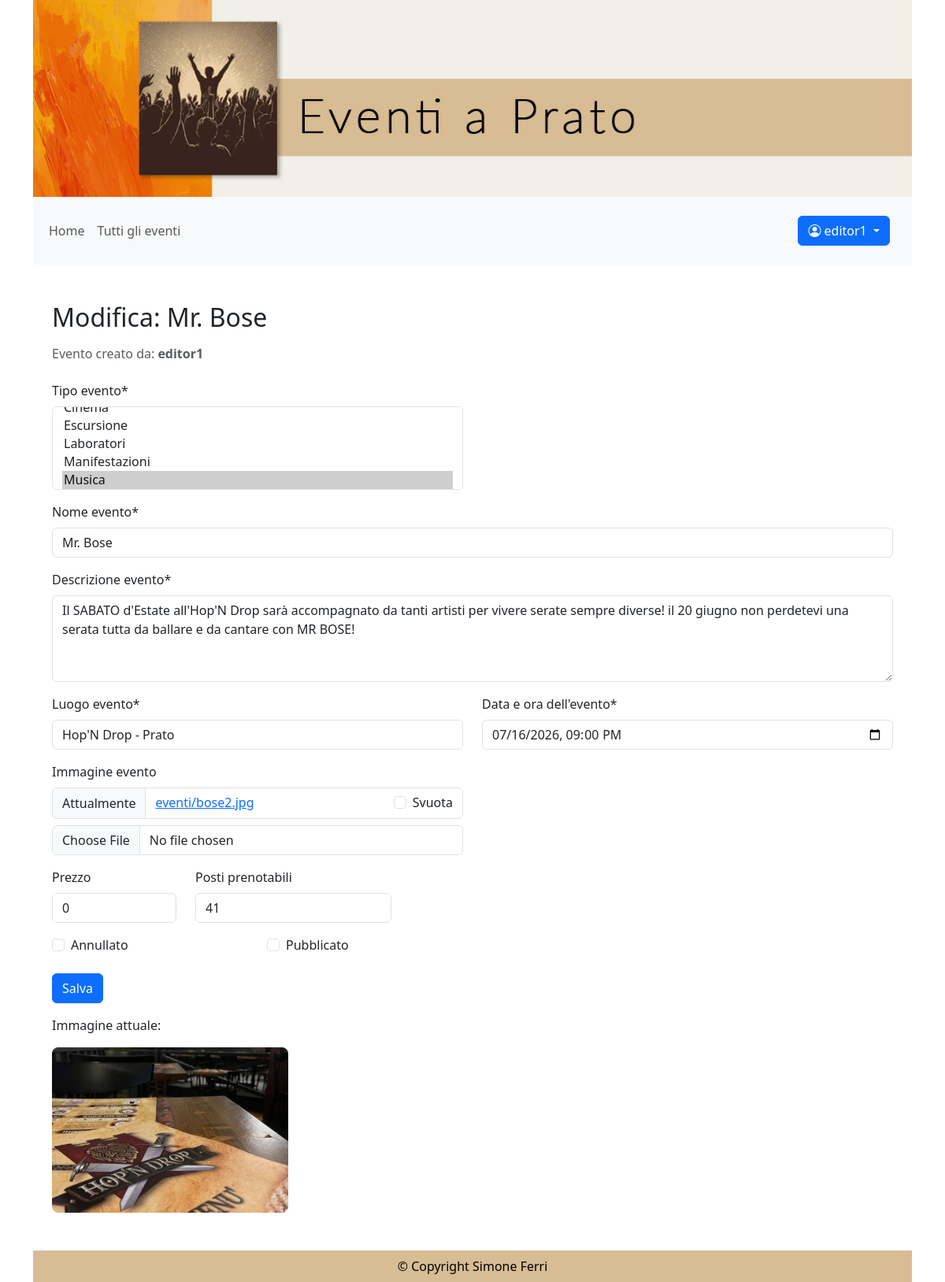
Page /gestione_eventi/6/ (signed in) on the earlier database version.
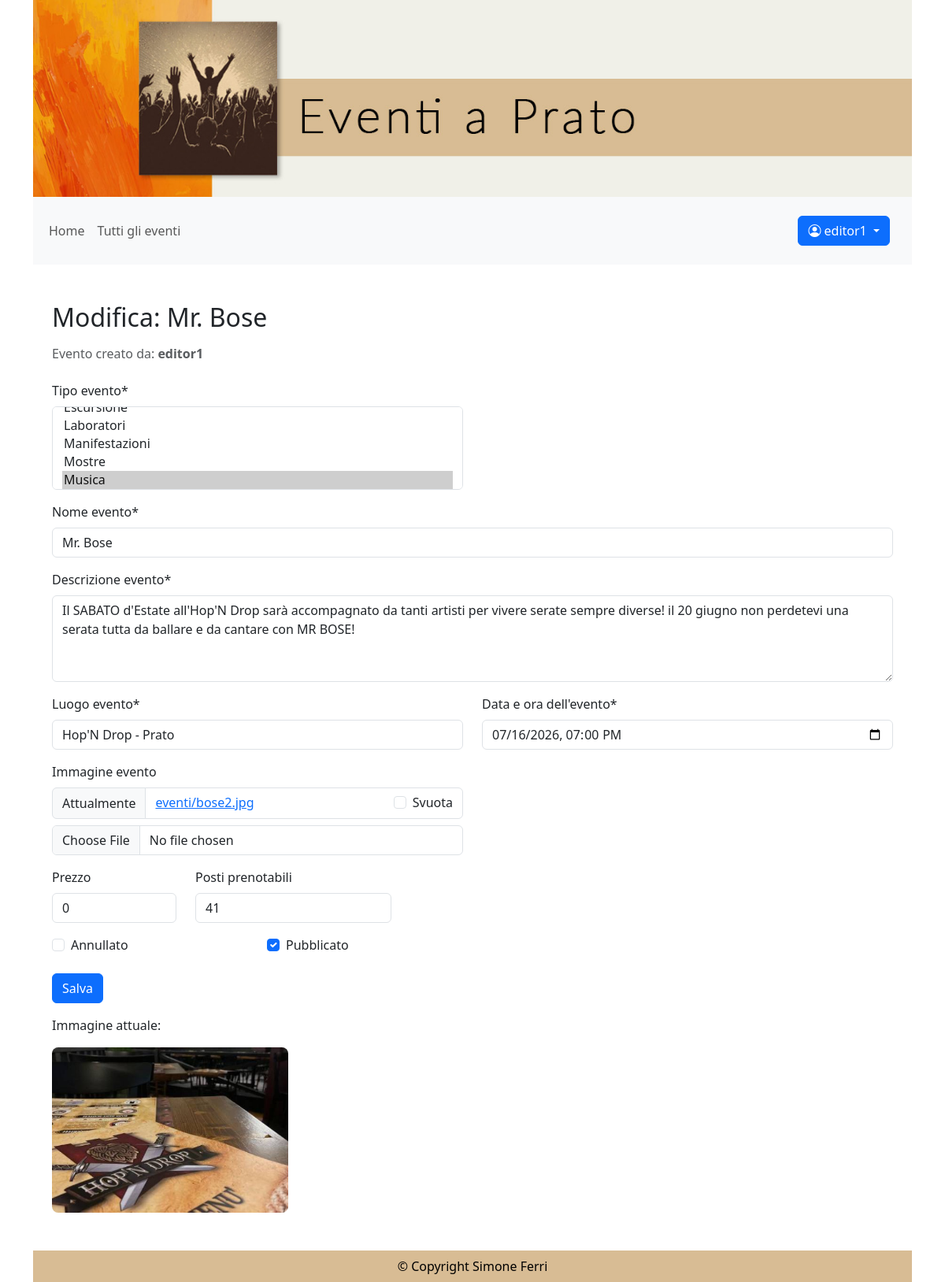
Same page on the later database version.
### eventi_gestione/models.py (models this page shows, shortened)
class Eventi(models.Model):
    nome_evento = models.CharField(max_length=100)
    descrizione_evento = models.TextField()
    tipo_evento = models.ManyToManyField(Tipologia, related_name='eventi')
    luogo_evento = models.CharField(max_length=100)
    data_ora_evento = models.DateTimeField()
    immagine_evento = models.ImageField(upload_to='eventi/', blank=True)
    posti_prenotabili = models.PositiveIntegerField(null=True, blank=True)
    prezzo = models.PositiveIntegerField(null=True, blank=True, default=0)
    pubblicato = models.BooleanField(default=False)
    annullato = models.BooleanField(default=False)
    creatore = models.ForeignKey(CustomUser, on_delete=models.CASCADE, related_name='eventi_creati', limit_choices_to={'groups__name': 'redattori'})

### eventi_gestione/views.py (the view, shortened to what this page needs)
# urls.py: path("gestione_eventi/<int:pk>/", EventiUpdateView.as_view(), name="gestione_eventi_modifica"),
class EventiUpdateView(LoginRequiredMixin, UserPassesTestMixin, UpdateView):
    model = Eventi
    form_class = GestioneEventiForm
    template_name = 'gestione_eventi.html'
    success_url = reverse_lazy('eventi')
    def get_form_kwargs(self):
        kwargs = super().get_form_kwargs()
        kwargs['user'] = self.request.user
        return kwargs
    def test_func(self):
        evento = self.get_object()
        return self.request.user == evento.creatore
    def get_context_data(self, **kwargs):
        context = super().get_context_data(**kwargs)
        context['titolo_pagina'] = f'Modifica: {self.object.nome_evento}'
        return context

### eventi_gestione/models.py (called while the page is built)
    def __str__(self):
        return self.nome_tipo

### eventi_pagine/templatetags/auth_extras.py (called while the page is built)
@register.filter(name='has_group')
def has_group(user, group_name):
    return user.groups.filter(name=group_name).exists()

### templates/gestione_eventi.html
{% extends "base.html" %}
{% load crispy_forms_tags %}
{% block content %}
    <h2 class="mt-5">{{ titolo_pagina }}</h2>
    {% crispy form %}
    {% if form.instance.immagine_evento %}
        <div class="mt-3">
            <p>Immagine attuale:</p>
            <img src="{{ form.instance.immagine_evento.url }}"
             alt="Immagine evento"
             style="max-width: 300px; border-radius: 8px;">
        </div>
    {% endif %}
{% endblock content %}

Differences in the rows shown:
changed Eventi "Mr. Bose": data_ora_evento "07/16/2026 21:00" → "07/16/2026 19:00"; pubblicato "☐" → "☑"
Other differences:
form field tipo_evento: "Escursione / Laboratori / Manifestazioni / Musica ☑" → "Laboratori / Manifestazioni / Mostre / Musica ☑"
